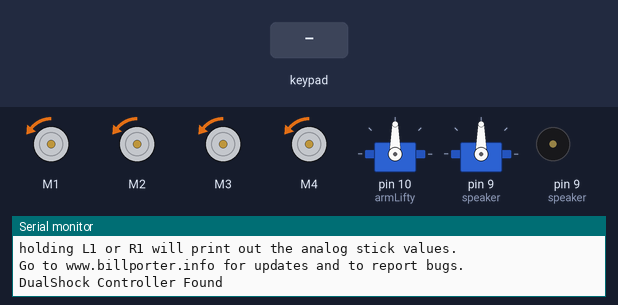
A sketch run on a simulated Arduino Uno, built with avr-gcc and run on an emulated ATmega328P. On the bench: 4 × DC motor (green arrow = forward, orange = backward, longer = faster), 2 × servo, buzzer (waves = sounding), the last lines printed to the serial monitor. Inputs (shaded band) come from the test bench.

Above: at 4.2 s.
4.3 s: key 'U' pressed
At 4.46 s:
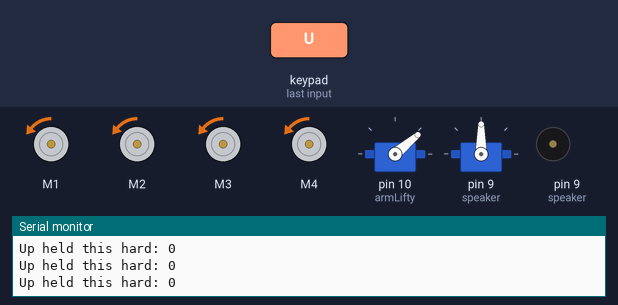
7.3 s: key 'U' pressed
At 8.5 s:
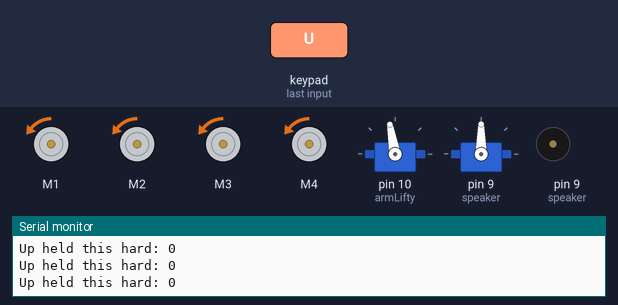
8.8 s: key 'T' pressed
10.3 s: key 'D' pressed
At 11.1 s:
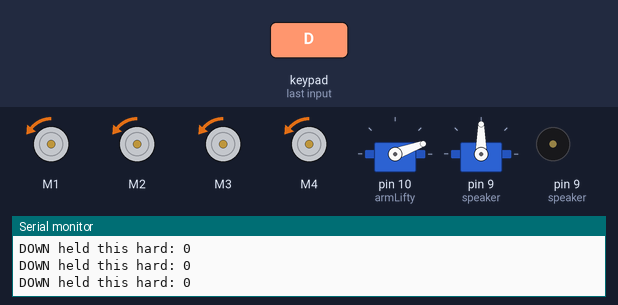
Timing chart, 0 to 13.3 s (numbered marks = the images above; inputs shaded):
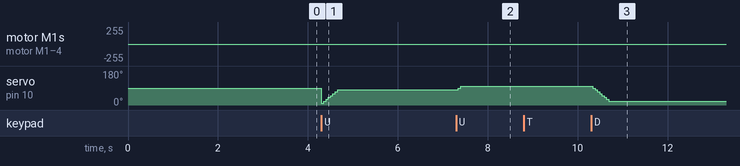

Measured:
- after the input at 4.3 s, servo on pin 10 (armLifty): 90° → 80° at once
- after the input at 7.3 s, servo on pin 10 (armLifty): 80° → 100° at once
- after the input at 10.3 s, servo on pin 10 (armLifty): 100° → 20° at once

The sketch:

RRarduino.ino
```cpp
#include <AFMotor.h>
#include <PS2X_lib.h>
#include <Servo.h>
Servo speaker;
Servo armLifty;
PS2X ps2x;

//Default set-up process:
//1: Turn on controller (make sure no one else is also doing so at the same time)
//2: Turn on robot
//3: Wait for controller to connect to receiver. Different brands of controllers have different
//   ways of indicating this. For Blue Lake controllers, the controller's mode LED should stay
//   on and Red, while the power LED remains off.
//3b: Turn on Analog mode. For Blue Lake controllers, this means pressing the mode button forcefully
//    until the power LED turns on and Green.
//Congrats! The controller should be connected!

// these variables appear throughout the code to keep track of state
int error = 0;
byte type = 0;
byte vibrate = 0;
byte LYprev=0;
byte RYprev=0;
byte LXprev = 0;
byte RXprev = 0;
int servoPosition = 0;
float slowDownFactor = 1;

// these are used to control the robot's motors
AF_DCMotor motor1(1);
AF_DCMotor motor2(2);
AF_DCMotor motor3(3);
AF_DCMotor motor4(4);

// executes code here once upon start-up/power-on
// open the serial monitor when booting up to ensure that the controller connected
void setup()
{
  // this initializes the baud rate; make sure the serial monitor is set to this value
  Serial.begin(57600);

  // this initializes the motor speed to 0, and allows you to update the motor speed
  motor1.setSpeed(0);
  motor2.setSpeed(0);
  motor3.setSpeed(0);
  motor4.setSpeed(0);

  motor1.run(RELEASE);
  motor2.run(RELEASE);
  motor3.run(RELEASE);
  motor4.run(RELEASE);

  // delay to allow controller time to connect
  delay(3000);

  // GamePad(clock, command, attention, data, Pressures?, Rumble?)
  // pay attention to the analog pins!
  error = ps2x.config_gamepad(A2, A4, A5, A3, true, true);

  if(error == 0)
  {
    Serial.println("Found Controller, configured successful");
    Serial.println("Try out all the buttons, X will vibrate the controller, faster as you press harder;");
    Serial.println("holding L1 or R1 will print out the analog stick values.");
    Serial.println("Go to www.billporter.info for updates and to report bugs.");
  }
  else if(error == 1) // Visit www.billporter.info for troubleshooting tips
    Serial.println("No controller found, check wiring, see readme.txt to enable debug.");
  else if(error == 2)
    Serial.println("Controller found but not accepting commands. see readme.txt to enable debug.");
  else if(error == 3)
    Serial.println("Controller refusing to enter Pressures mode, may not support it. ");

  type = ps2x.readType();
  switch(type)
  {
    case 0:
      Serial.println("Unknown Controller type");
      break;
    case 1:
      Serial.println("DualShock Controller Found");
      break;
    case 2:
      Serial.println("GuitarHero Controller Found");
      break;
  }
  armLifty.attach(10);
  speaker.attach(9);
}

// use this function to do something when the red button is pressed
void redPressed()
{


}

// use this function to do something when the green button is pressed
void greenPressed()
{
  tone(9,1000,500);
  tone(9,900,500);
  noTone(9);
// speaker.write(500);
//   delay(1000);
//   speaker.write(1000);
//   delay(1000);
  Serial.print("green button");
}

// use this function to do something when the blue button is pressed
void bluePressed()
{

}

// use this function to do something when the pink button is pressed
void pinkPressed()
{

}

// use this function to do something when the red button is released
void redReleased()
{

}

// use this function to do something when the green button is released
void greenReleased()
{
}

// use this function to do something when the blue button is released
void blueReleased()
{

}

// use this function to do something when the pink button is released
void pinkReleased()
{

}

// repeats forever
void loop()
{
   /* You must Read Gamepad to get new values. Read GamePad and set vibration values
   ps2x.read_gamepad(small motor on/off, larger motor strength from 0-255)
   if you don't enable the rumble, use ps2x.read_gamepad(); with no values
   You should call this at least once a second
   */
  if(error == 1)
    return; //quit-out

  if(type == 2){
    Serial.println("Error!: Why are you using a GuitarHero Controller?");
  }
  else { //DualShock Controller

    // read controller and set large motor to spin at 'vibrate' speed
    // note that vibrate is updated with new value on next loop
    ps2x.read_gamepad(false, vibrate);

    // sets the large motor vibrate speed based on how hard you press the blue (X) button
    // this can be used with other buttons, too!
    // not really useful for the robot, but still fun to have?
    vibrate = ps2x.Analog(PSAB_BLUE);

    // these tell you if the start or select buttons are held
    if(ps2x.Button(PSB_START)) //will be TRUE as long as button is pressed
    {
      Serial.println("Start is being held");
    }
    if(ps2x.Button(PSB_SELECT))
    {
      Serial.println("Select is being held");
    }

    // these show how to read how long the D-Pad buttons were pressed
    if(ps2x.Button(PSB_PAD_UP)) // will be TRUE as long as button is pressed
    {
      Serial.print("Up held this hard: ");
      Serial.println(ps2x.Analog(PSAB_PAD_UP), DEC);
    }
    if(ps2x.Button(PSB_PAD_RIGHT))
    {
      Serial.print("Right held this hard: ");
      Serial.println(ps2x.Analog(PSAB_PAD_RIGHT), DEC);
    }
    if(ps2x.Button(PSB_PAD_LEFT))
    {
      Serial.print("LEFT held this hard: ");
      Serial.println(ps2x.Analog(PSAB_PAD_LEFT), DEC);
    }
    if(ps2x.Button(PSB_PAD_DOWN))
    {
      Serial.print("DOWN held this hard: ");
      Serial.println(ps2x.Analog(PSAB_PAD_DOWN), DEC);
    }

    // see below for how you can get the state of the different buttons/triggers
    if (ps2x.NewButtonState()) // will be TRUE if any button changes state (on to off, or off to on)
    {
      if(ps2x.Button(PSB_L3))
      {
       Serial.println("L3 pressed");
      }
      if(ps2x.Button(PSB_R3))
       Serial.println("R3 pressed");
      if(ps2x.Button(PSB_L2))
       Serial.println("L2 pressed");
      if(ps2x.Button(PSB_R2))
      {
      if (slowDownFactor == 1)
        {
          slowDownFactor = 0.5;
        }
        else
        {
          slowDownFactor = 1;
        }
        delay(10);
       Serial.println("R2 pressed");
      }
    }

    // will be TRUE if button was JUST pressed
    if(ps2x.ButtonPressed(PSB_RED))
    {
      Serial.println("Circle just pressed");
      redPressed();
    }

    if(ps2x.ButtonPressed(PSB_GREEN))
    {
      Serial.println("Triangle just pressed");
      greenPressed();
    }

    if(ps2x.ButtonPressed(PSB_BLUE))
    {
      Serial.println("X just pressed");
      bluePressed();
    }

    if(ps2x.ButtonPressed(PSB_PINK))
    {
      Serial.println("Square just pressed");
      pinkPressed();
    }

    //will be TRUE if button was JUST released
    if(ps2x.ButtonReleased(PSB_RED))
    {
      Serial.println("Circle just released");
      redReleased();
    }

    if(ps2x.ButtonReleased(PSB_GREEN))
    {
      Serial.println("Triangle just released");
      greenReleased();
    }

    if(ps2x.ButtonReleased(PSB_BLUE))
    {
      Serial.println("X just released");
      blueReleased();
    }

    if(ps2x.ButtonReleased(PSB_PINK))
    {
      Serial.println("Square just released");
      pinkReleased();
    }

    // print stick values if either is TRUE (for debugging)
    if(ps2x.Button(PSB_L1) || ps2x.Button(PSB_R1))
    {
      Serial.print("Stick Values:");
      Serial.print(ps2x.Analog(PSS_LY), DEC); //Left stick, Y axis. Other options: LX, RY, RX
      Serial.print(",");
      Serial.print(ps2x.Analog(PSS_LX), DEC);
      Serial.print(",");
      Serial.print(ps2x.Analog(PSS_RY), DEC);
      Serial.print(",");
      Serial.println(ps2x.Analog(PSS_RX), DEC);
    }

    // Get forward speed based on analog sticks
    byte LY = ps2x.Analog(PSS_LY);
    byte RY = ps2x.Analog(PSS_RY);
    byte LX = ps2x.Analog(PSS_LX);

    // byte LX = ps2x.Analog(PSS_LX);
    // byte RX = ps2x.Analog(PSS_RX);
    // byte LY = ps2x.Analog(PSS_LY);
    // byte RY = ps2x.Analog(PSS_RY);

    // // Maths implement for motors
    // double centre = 255/2;
    // double unitX = (RX-centre)/centre;
    // double unitY = (-(RY-centre))/centre;
    // double angle = atan(RY/RX);
    // double scaling = (sin(angle) - 0.5)*2;
    // int mag = 255;
    // int turningSpeed = mag*scaling;

    byte baseSpeed = (abs(LY-127)*2+(LY<128)-(LY>128));
    byte turnSpeed = (abs(LX-127 )*2+(LX<128)-(LX>128));
    byte leftSpeed, rightSpeed;

    // byte leftSpeed = LY+(255-LX)-200;
    // byte rightSpeed = LY+(LX)-200;

    // Drive the motors based on steering commands from the controller
    // You are advised against changing this code block, unless you know what you are doing!
    //LX is 0 at left, 255 at right, 128 in the middle
    //LY is 0 at top, 255 at bottom, 127 in the middle
    //used to be RY

    if(((LY != 127) & (LYprev != 127)) || ((RY != 127) & (RYprev != 128)))
    {


    //   // leftSpeed = LY+(255-LX)-200;
    //   // rightSpeed = LY+(LX)-200;

    //HERE
      motor1.setSpeed((abs(LY-127)*2+(LY<128)-(LY>128))* slowDownFactor);
      motor4.setSpeed((abs(LY-127)*2+(LY<128)-(LY>128))* slowDownFactor);
      motor2.setSpeed((abs(RY-127)*2+(RY<128)-(RY>128))* slowDownFactor);
      motor3.setSpeed((abs(RY-127)*2+(RY<128)-(RY>128))* slowDownFactor) ;
    //HERE

    //   if (-255 < LX < 128)
    //   {
    //     leftSpeed = abs(baseSpeed - turnSpeed);
    //     rightSpeed = baseSpeed;
    //     // leftSpeed = turnSpeed;
    //   }
    //   else if (255 > LX > 128)
    //   {
    //     leftSpeed = baseSpeed;
    //     rightSpeed = abs(baseSpeed - turnSpeed);
    //     // rightSpeed = turnSpeed;
    //   }
    //   else if (LX == 255 || LX == -255)
    //   {
    //     leftSpeed = rightSpeed = turnSpeed;
    //   }
    //   else
    //   {
    //     leftSpeed = rightSpeed = baseSpeed;
    //   }
    //   if (leftSpeed < 70)
    //   {
    //     leftSpeed = 70;
    //   }
    //   if (rightSpeed < 70)
    //   {
    //     rightSpeed = 70;
    //   }

    // //   motor1.setSpeed(leftSpeed);
    // //   motor4.setSpeed(leftSpeed);
    // //   motor2.setSpeed(rightSpeed);
    // //   motor3.setSpeed(rightSpeed);
    //   motor1.setSpeed(abs(leftSpeed));
    //   motor4.setSpeed(abs(leftSpeed));
    //   motor2.setSpeed(abs(rightSpeed));
    //   motor3.setSpeed(abs(rightSpeed));


      //HERE
      motor1.run(LY < 127 ? FORWARD : BACKWARD);
      motor4.run(LY < 127 ? FORWARD : BACKWARD);
      motor2.run(RY < 127 ? FORWARD : BACKWARD);
      motor3.run(RY < 127 ? FORWARD : BACKWARD);
      //HERE


      // if (LY < 127)
      // {
      //   if (LX < 128)
      //   {
      //     Serial.println("left up");
      //     motor1.run(LX > 64 ? FORWARD : BACKWARD);
      //     motor4.run(LX > 64 ? FORWARD : BACKWARD);
      //     motor2.run(FORWARD);
      //     motor3.run(FORWARD);
      //   }
      //   else if (LX > 128)
      //   {
      //     Serial.println("right up");
      //     motor1.run(FORWARD);
      //     motor4.run(FORWARD);
      //     motor2.run(LX < 192 ? FORWARD : BACKWARD);
      //     motor3.run(LX < 192 ? FORWARD : BACKWARD);
      //     Serial.println("Left speed");
      //     Serial.println(leftSpeed);
      //     Serial.println("Right Speed");
      //     Serial.println(rightSpeed);

      //   }
      //   else
      //   {
      //     Serial.println("forward");
      //     motor1.run(FORWARD);
      //     motor4.run(FORWARD);
      //     motor2.run(FORWARD);
      //     motor3.run(FORWARD);
      //   }
      // }
      // else if (LY > 127)
      // {
      //  if (LX < 128)
      //   {
      //     Serial.println("left down");
      //     motor1.run(LX > 64 ? FORWARD : BACKWARD);
      //     motor4.run(LX > 64 ? FORWARD : BACKWARD);
      //     motor2.run(BACKWARD);
      //     motor3.run(BACKWARD);
      //   }
      //   else if (LX > 128)
      //   {
      //     Serial.println("right down");
      //     motor1.run(BACKWARD);
      //     motor4.run(BACKWARD);
      //     motor2.run(LX < 192 ? FORWARD : BACKWARD);
      //     motor3.run(LX < 192 ? FORWARD : BACKWARD);

      //   }
      //   else
      //   {
      //     Serial.println("back");
      //     motor1.run(BACKWARD);
      //     motor4.run(BACKWARD);
      //     motor2.run(BACKWARD);
      //     motor3.run(BACKWARD);
      //   }

      // }
      // else
      // {
      //   motor1.setSpeed(turnSpeed);
      //   motor4.setSpeed(turnSpeed);
      //   motor2.setSpeed(turnSpeed);
      //   motor3.setSpeed(turnSpeed);
      //   motor1.run(LX > 128 ? FORWARD : BACKWARD);
      //   motor4.run(LX > 128 ? FORWARD : BACKWARD);
      //   motor2.run(LX < 128 ? FORWARD : BACKWARD);
      //   motor3.run(LX < 128 ? FORWARD : BACKWARD);

      // }
    } else


    {
      motor1.setSpeed(0);
      motor4.setSpeed(0);
      motor2.setSpeed(0);
      motor3.setSpeed(0);
      motor1.run(RELEASE);
      motor4.run(RELEASE);
      motor2.run(RELEASE);
      motor3.run(RELEASE);
    }


    LYprev = LY;
    RYprev = RY;
    // LYprev = LY;
    // RYprev = LX;
  }

  // //motors implement
  // if(((LY != 127) & (LYprev != 127)) || ((RY != 127) & (RYprev != 127)) || ((LX != 127) & (LXprev != 127)) || ((RX != 127) & (RXprev != 127)))
  //   {
  //     //Set turning motor
  //     if (unitX > 0)
  //     {
  //       //turning motors = left = 1,4
  //       motor2.setSpeed(mag);
  //       motor3.setSpeed(mag);
  //       motor1.setSpeed(abs(turningSpeed));
  //       motor4.setSpeed(abs(turningSpeed));
  //       motor2.run(FORWARD);
  //       motor3.run(FORWARD);
  //       motor1.run(turningSpeed > 0 ? FORWARD : BACKWARD);
  //       motor4.run(turningSpeed > 0 ? FORWARD : BACKWARD);
  //     }
  //     if (unitX < 0)
  //     {
  //       //turning motors = right = 2,3
  //       motor1.setSpeed(mag);
  //       motor4.setSpeed(mag);
  //       motor2.setSpeed(abs(turningSpeed));
  //       motor3.setSpeed(abs(turningSpeed));
  //       motor1.run(FORWARD);
  //       motor4.run(FORWARD);
  //       motor2.run(turningSpeed > 0 ? FORWARD : BACKWARD);
  //       motor3.run(turningSpeed > 0 ? FORWARD : BACKWARD);
  //     }
  //   } else
  //   {
  //     motor1.setSpeed(0);
  //     motor4.setSpeed(0);
  //     motor2.setSpeed(0);
  //     motor3.setSpeed(0);
  //     motor1.run(RELEASE);
  //     motor4.run(RELEASE);
  //     motor2.run(RELEASE);
  //     motor3.run(RELEASE);
  //   }

  //   LYprev = LY;
  //   RYprev = RY;
  //   LXprev = LX;
  //   RXprev = RX;

  if(ps2x.Button(PSB_PAD_UP)) // will be TRUE as long as button is pressed
    {
      if (servoPosition<=90){
        servoPosition+=10;
      }
      armLifty.write(servoPosition);
    }

    if(ps2x.Button(PSB_PAD_DOWN))
    {
      if (servoPosition>=0){
        servoPosition-=10;
      }
      armLifty.write(servoPosition);
    }

    if(ps2x.ButtonPressed(PSB_RED))
    {
      Serial.println("Circle just pressed");
      redPressed();
    }

  delay(50); // small added delay between checks to avoid overloading
}
```
